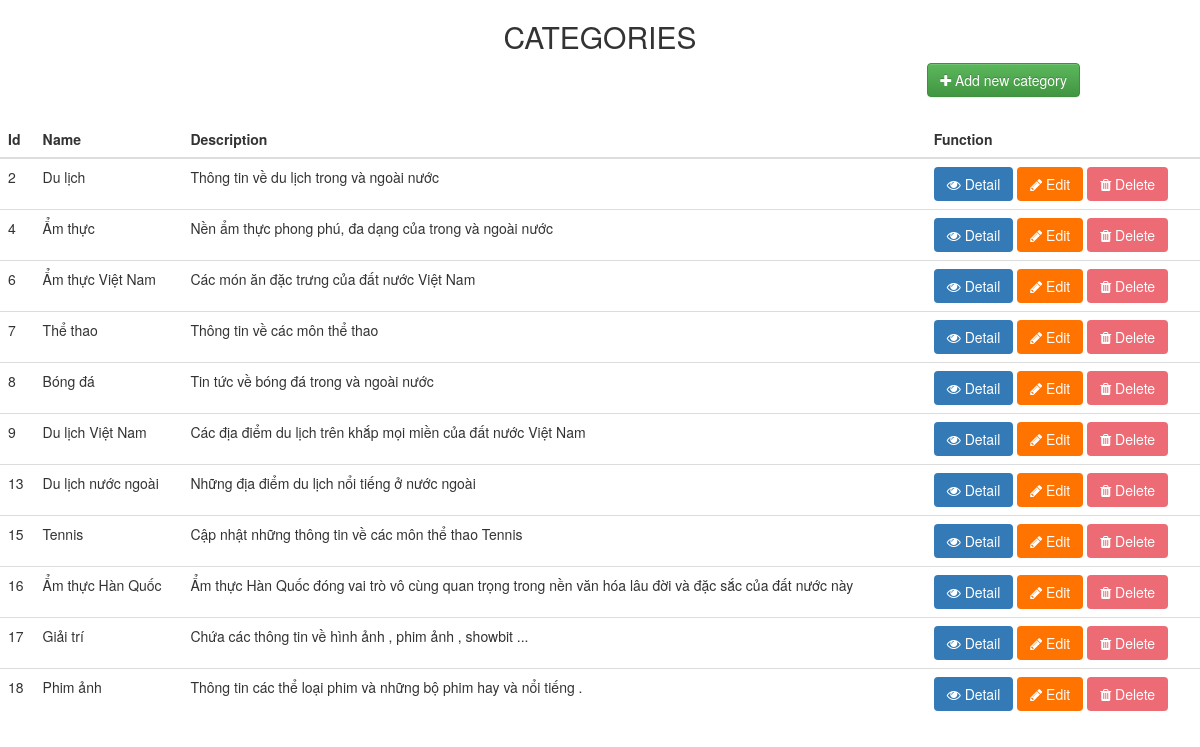
/hw_csdl/CRUD_categories/categories.php, run on the app's committed database.
### tables this page shows
CREATE TABLE `categories` (
  `id` int(10) NOT NULL AUTO_INCREMENT,
  `name` varchar(255) DEFAULT NULL,
  `parent_id` int(10) DEFAULT NULL,
  `slug` varchar(255) DEFAULT NULL,
  `description` mediumtext DEFAULT NULL,
  `status` varchar(255) DEFAULT NULL,
  `user_id` int(11) DEFAULT NULL,
  `created_at` timestamp NOT NULL DEFAULT current_timestamp(),
  `deleted_at` timestamp NULL DEFAULT NULL,
  PRIMARY KEY (`id`),
  KEY `parent_id` (`parent_id`)
);

### hw_csdl/CRUD_categories/categories.php (the view, shortened to what this page needs)
<?php
	require_once('connection_mysql.php');
	$query = "SELECT * FROM categories";
	$result = $conn->query($query);
	$categories = array();
	while($row = $result->fetch_assoc()) {
	$categories[] = $row;
}
?>
<!DOCTYPE html>
<html>
<head>
    <link rel="stylesheet" href="//netdna.bootstrapcdn.com/bootstrap/3.1.1/css/bootstrap.min.css">
    <link rel="stylesheet" href="//netdna.bootstrapcdn.com/bootstrap/3.1.1/css/bootstrap-theme.min.css">
    <link rel="stylesheet" type="text/css" href="https://stackpath.bootstrapcdn.com/font-awesome/4.7.0/css/font-awesome.min.css">
</head>
<body>
	<h2 style="text-align: center;">CATEGORIES</h2>
	<a style="text-align: right;  position: relative; float: right; right: 10%; margin-bottom: 2%;" class="btn btn-success" href="category_add.php"><i class="fa fa-plus" aria-hidden="true"></i> Add new category</a>
	<table class="table table-hover">
  <thead>
    <tr>
      <th scope="col">Id</th>
      <th scope="col">Name</th>
      <th scope="col">Description</th>
      <th scope="col">Function</th>
    </tr>
  </thead>
  <tbody>
  	<?php foreach ($categories as $row) {
  		if ($row['deleted_at']==NULL) {
  	?>
	    <tr>
	      <td><?php echo $row['id']; ?></td>
	      <td><?php echo $row['name']; ?></td>
	      <td><?php echo $row['description']; ?></td>
	      <td>
	      	<a href="category_detail.php?id=<?= $row['id'] ?>" class="btn" style="background: #337ab7; color: white;" ><i class="fa fa-eye" aria-hidden="true"></i> Detail</a>
	      	<a href="category_edit.php?id=<?= $row['id'] ?>" class="btn" style="background: #ff7300; color: white;"><i class="fa fa-pencil" aria-hidden="true"></i> Edit</a>
	      	<a href="category_delete.php?id=<?= $row['id'] ?>" class="btn" style="background: #ed6b75; color: white;"><i class="fa fa-trash" aria-hidden="true" ></i> Delete</a>
	      </td>
	    </tr>
	<?php
	}
	}
	?>
</table>
</body>
</html>

### data on the page
categories: id "2", name "Du lịch", description "Thông tin về du lịch trong và ngoài nước"
categories: id "4", name "Ẩm thực", description "Nền ẩm thực phong phú, đa dạng của trong và ngoài nước"
categories: id "6", name "Ẩm thực Việt Nam", description "Các món ăn đặc trưng của đất nước Việt Nam"
categories: id "7", name "Thể thao", description "Thông tin về các môn thể thao"
categories: id "8", name "Bóng đá", description "Tin tức về bóng đá trong và ngoài nước"
categories: id "9", name "Du lịch Việt Nam", description "Các địa điểm du lịch trên khắp mọi miền của đất nước Việt Nam"
categories: id "13", name "Du lịch nước ngoài", description "Những địa điểm du lịch nổi tiếng ở nước ngoài"
categories: id "15", name "Tennis", description "Cập nhật những thông tin về các môn thể thao Tennis"
categories: id "16", name "Ẩm thực Hàn Quốc", description "Ẩm thực Hàn Quốc đóng vai trò vô cùng quan trọng trong nền văn hóa lâu đời và đặc sắc của đất nước này"
categories: id "17", name "Giải trí", description "Chứa các thông tin về hình ảnh , phim ảnh , showbit ..."
categories: id "18", name "Phim ảnh", description "Thông tin các thể loại phim và những bộ phim hay và nổi tiếng ."
